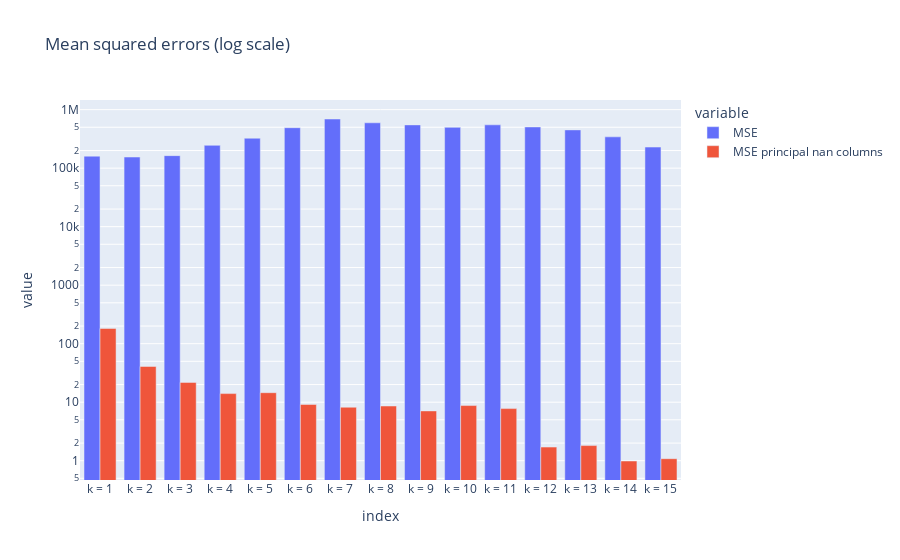

The notebook cell this image was saved under:
### Code cell
fig = px.bar(df_errors.transpose(),log_y=True, barmode="group",title="Mean squared errors (log scale)")
fig.show()
fig.write_html("Mean_squared_errors_log_scale.html")

### Figure 1 — Plotly figure (JSON) as saved in the notebook; plotly's stock layout.template omitted (floating-point values rounded to 4 significant figures)
{"data": [{"alignmentgroup": "True", "hovertemplate": "variable=MSE<br>index=%{x}<br>value=%{y}<extra></extra>", "legendgroup": "MSE", "marker": {"color": "#636efa", "pattern": {"shape": ""}}, "name": "MSE", "offsetgroup": "MSE", "orientation": "v", "showlegend": true, "textposition": "auto", "type": "bar", "x": ["k = 1", "k = 2", "k = 3", "k = 4", "k = 5", "k = 6", "k = 7", "k = 8", "k = 9", "k = 10", "k = 11", "k = 12", "k = 13", "k = 14", "k = 15"], "xaxis": "x", "y": [160400.0, 155000.0, 163700.0, 245600.0, 324900.0, 491400.0, 692000.0, 596200.0, 548800.0, 498600.0, 550300.0, 506400.0, 450800.0, 342800.0, 229300.0], "yaxis": "y"}, {"alignmentgroup": "True", "hovertemplate": "variable=MSE principal nan columns<br>index=%{x}<br>value=%{y}<extra></extra>", "legendgroup": "MSE principal nan columns", "marker": {"color": "#EF553B", "pattern": {"shape": ""}}, "name": "MSE principal nan columns", "offsetgroup": "MSE principal nan columns", "orientation": "v", "showlegend": true, "textposition": "auto", "type": "bar", "x": ["k = 1", "k = 2", "k = 3", "k = 4", "k = 5", "k = 6", "k = 7", "k = 8", "k = 9", "k = 10", "k = 11", "k = 12", "k = 13", "k = 14", "k = 15"], "xaxis": "x", "y": [182.2, 40.84, 21.8, 14.04, 14.53, 9.15, 8.202, 8.609, 7.093, 8.76, 7.778, 1.71, 1.814, 0.9884, 1.083], "yaxis": "y"}], "layout": {"barmode": "group", "legend": {"title": {"text": "variable"}, "tracegroupgap": 0}, "title": {"text": "Mean squared errors (log scale)"}, "xaxis": {"anchor": "y", "domain": [0, 1], "title": {"text": "index"}}, "yaxis": {"anchor": "x", "domain": [0, 1], "title": {"text": "value"}, "type": "log"}}}
